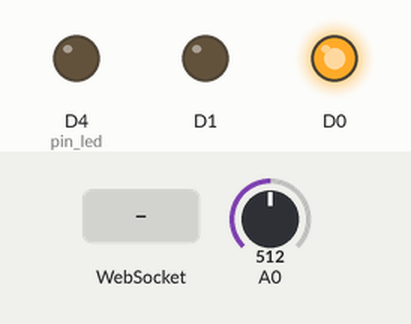
This sketch was run on a simulated ESP8266 (NodeMCU). Shown: output pins drawn as LEDs (lit = HIGH). The inputs (shaded band) are chosen by the test bench; at power-on: A0 = 512. WiFi joins after 1.5 s; servers stay silent unless stated; what the sketch prints to the serial monitor is not drawn.

Above: at 2.7 s.
2.8 s: WebSocket text "h" received
At 3.6 s:
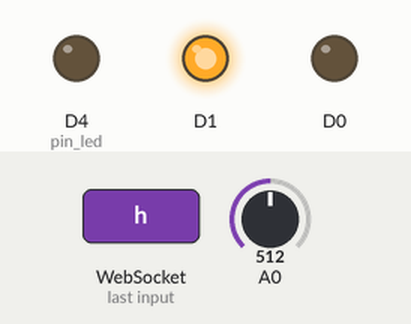
4.3 s: WebSocket text "t" received
At 5.2 s:
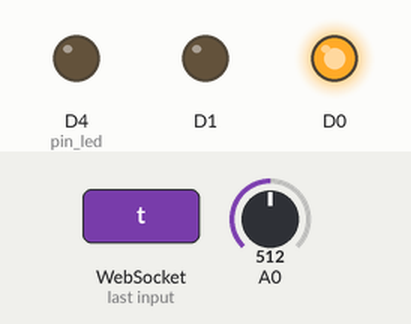
Timing chart, 0 to 7.3 s (numbered marks = the images above; inputs shaded):
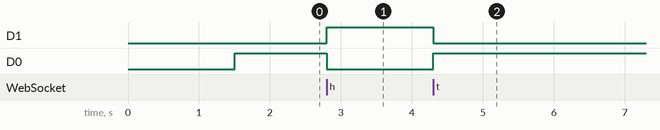

The sketch:

HealthDevice.ino
```cpp
#include <ESP8266WiFi.h>
#include <ESP8266WebServer.h>
#include <WebSocketsServer.h>
#define samp_siz 4
#define rise_threshold 5

ESP8266WebServer server;
WebSocketsServer webSocket = WebSocketsServer(81);

uint8_t pin_led = 2;
char *ssid = "wifiname";
char *password = "wifipassword";
bool temperature = true;
float reads[samp_siz], sum;
long int now, ptr;
float last, reader, start;
float first, second, third, before, print_value;
bool rising;
int rise_count;
int n;
long int last_beat;

char webpage[] PROGMEM = R"=====(
<!DOCTYPE html><html lang="en"><head><meta name="viewport" content="width=device-width, initial-scale=1.0"><title>Health Device</title></head><body><style>*{margin:0;padding:0;font-size:1.1em}button{border:none;background-color:green;color:#fff;width:60%;margin:10px}header{width:100%;height:30px;background-color:#000;color:#fff}header p{display:inline-block}</style>
    <header><p>Health Device</p><p style="position: absolute;right: 10px;" onclick="Share()">Share</p></header>
    <p style="font-size: 30px;margin-left:10px"><label id="temp"></label>&deg;C <label id="sym"></label></p>
    <center><button onclick="send('t')">Get Temperature</button></center>
    <hr width="100%" style="height:2px;border:none;color:#000;background-color:#000" />
    <center><button onclick="send('h')">Get Heart Beat</button></center>
    <center style="font-size:23px;color:red;"><p>Heart Rate: </p><p id="bval"></p></center>
    <canvas id="beats" style="position: fixed;bottom: 0;"></canvas>
    <script>
        var temp = 36.7,h,pts = [], canvas = document.getElementById('beats'),ctx = canvas.getContext('2d');
        canvas.width = window.innerWidth;canvas.height = h = 400;
        function Share(){
          var u = "whatsapp://send?text=Health Device Result\nTemperature: "+temp+"\n";
          if(pts.length > 0) u += "HeartBeat: "+pts[pts.length-1]+"\n";
          u = encodeURI(u);
          window.open(u,"_blank");
        }
        function addPoint(x) {
            while (pts.length * 20 > window.innerWidth - 40)
                pts.shift();
            pts.push(2 * x);
            Draw();
        }
        function Draw() {
            document.getElementById('temp').innerText = temp;
            document.getElementById('sym').innerHTML = (temp >= 35.5 && temp <= 38.0)?"&#128515;":"&#129298;";
            ctx.clearRect(0,0,window.innerWidth,h);
            ctx.lineWidth = 5; ctx.strokeStyle = "#f00";
            ctx.beginPath(); ctx.moveTo(0, 0); ctx.lineTo(0, h); ctx.stroke();
            ctx.lineWidth = 1;
            for (i = 0; i <= 200; i += 10) {
                ctx.beginPath();
                ctx.moveTo(0, h - 2 * i);
                ctx.lineTo(10, h - 2 * i);
                ctx.stroke();
                ctx.fillText("" + i, 10, h - 2 * i);
            }
            if(pts.length < 1) return;
            document.getElementById('bval').innerText=pts[pts.length-1];
            ctx.lineWidth = 2;ctx.strokeStyle = "#000";ctx.lineJoin = "round";
            ctx.beginPath();
            ctx.moveTo(30,pts[0]);
            for(var i=1;i<pts.length;++i)
                ctx.lineTo(i*20+30,pts[i]);
            ctx.stroke();
        }
        var Socket;
        function init() {
            Socket = new WebSocket('ws://' + window.location.hostname + ':81/');
            Socket.onmessage = function (eve) {
              console.log(eve.data);
                if(eve.data[0] == "h"){
                  addPoint(parseFloat(eve.data.substr(1)));
                }else{
                  temp = parseFloat(eve.data.replace(/[^\d.]/g,''));
                  document.getElementById('temp').innerText = temp;
                  document.getElementById('sym').innerHTML = (temp >= 35.5 && temp <= 38.0)?"&#128515;":"&#129298;";
                }
            }
        }
        function send(e) { if(Socket.readyState !== WebSocket.OPEN){console.log("Not Connected");return;}Socket.send(e + "");}
        Draw();init();</script></body></html>
)=====";
void webSocketEvent(uint8_t num, WStype_t type, uint8_t *payload, size_t length)
{
  if (type == WStype_TEXT)
  {
    if (payload[0] == 't')
    {
      temperature = true;
      Serial.println("Reading Temperature");
      digitalWrite(D1, LOW);
      digitalWrite(D0, HIGH);
    }
    if (payload[0] == 'h')
    {
      temperature = false;
      Serial.println("Reading Heartbeat");
      digitalWrite(D1, HIGH);
      digitalWrite(D0, LOW);
    }
  }
}

void setup()
{
  pinMode(pin_led, OUTPUT);
  pinMode(D0, OUTPUT);
  pinMode(D1, OUTPUT);
  digitalWrite(D0, LOW);
  digitalWrite(D1, LOW);

  WiFi.begin(ssid, password);
  Serial.begin(115200);
  while (WiFi.status() != WL_CONNECTED)
  {
    Serial.print(".");
    delay(500);
  }
  Serial.println("");
  Serial.print("IP Address: ");
  Serial.println(WiFi.localIP());

  server.on("/", []() {
    server.send_P(200, "text/html", webpage);
  });
  server.begin();
  webSocket.begin();
  webSocket.onEvent(webSocketEvent);
  digitalWrite(D0, HIGH);
}
unsigned long current = 0;

void loop()
{
  webSocket.loop();
  server.handleClient();
  if (temperature)
  {
    if (millis() < current + 3000)
      return;
    int analogValue = analogRead(A0);
    float millivolts = (analogValue / 1024.0) * 330;
    String x = String(millivolts);
    char tm[x.length()+1];
    x.toCharArray(tm,sizeof(tm));
    webSocket.broadcastTXT(tm, sizeof(tm));
    current = millis();
  }
  else{
    for (int i = 0; i < samp_siz; i++) {
      reads[i] = 0;
    }
    sum = 0;
    ptr = 0;
    n = 0;
    start = millis();
    reader = 0.0;
    do{
      reader += analogRead(A0);
      ++n;
      now = millis();
    }while (now < start + 20);

    reader /= n;
    sum -= reads[ptr];
    sum += reader;
    reads[ptr] = reader;
    last = sum / samp_siz;
    if (last > before){
      rise_count++;
      if (!rising && rise_count > rise_threshold)
      {
        rising = true;
        first = millis() - last_beat;
        last_beat = millis();
        print_value = 60000. / (0.4 * first + 0.3 * second + 0.3 * third);
        String x = String(print_value);
        x = "h" + x;
        char c[5];
        x.toCharArray(c, 5);
        webSocket.broadcastTXT(c, sizeof(c));

        Serial.print(print_value);
        Serial.print('\n');
        third = second;
        second = first;
      }
    }
    else
    {
      rising = false;
      rise_count = 0;
    }
    before = last;
    ptr++;
    ptr %= samp_siz;
    // int e = random(190);
    // String x = String(e);
    // x = "h" + x;
    // char c[5];
    // x.toCharArray(c, 5);
    // webSocket.broadcastTXT(c, sizeof(c));
    // delay(2000);*/
  }

}
```

Measured:
- after the input at 2.8 s, D1: LOW → HIGH at once; D0: HIGH → LOW at once
- after the input at 4.3 s, D1: HIGH → LOW at once; D0: LOW → HIGH at once
